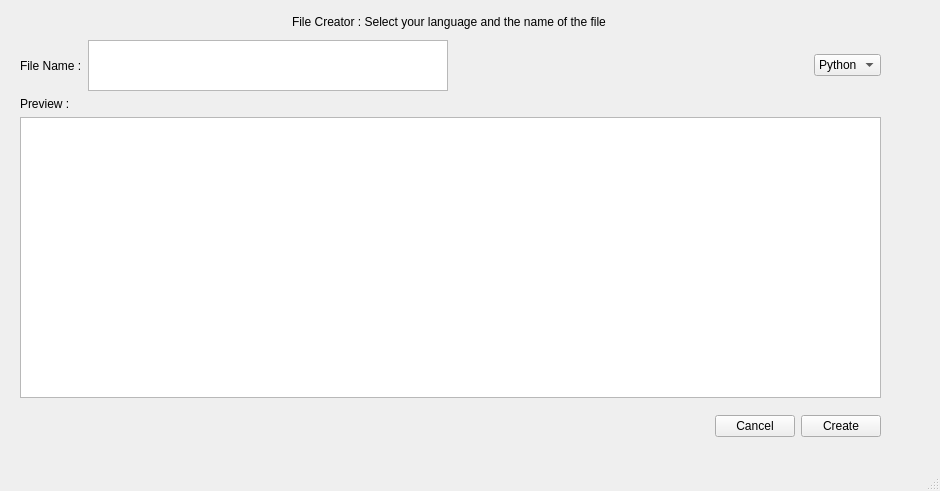
<?xml version="1.0" encoding="UTF-8"?>
<ui version="4.0">
 <class>MainWindow</class>
 <widget class="QMainWindow" name="MainWindow">
  <property name="geometry">
   <rect>
    <x>0</x>
    <y>0</y>
    <width>940</width>
    <height>491</height>
   </rect>
  </property>
  <property name="windowTitle">
   <string>MainWindow</string>
  </property>
  <widget class="QWidget" name="centralwidget">
   <widget class="QWidget" name="layoutWidget">
    <property name="geometry">
     <rect>
      <x>20</x>
      <y>410</y>
      <width>861</width>
      <height>32</height>
     </rect>
    </property>
    <layout class="QHBoxLayout" name="horizontalLayout_2">
     <item>
      <spacer name="horizontalSpacer_3">
       <property name="orientation">
        <enum>Qt::Horizontal</enum>
       </property>
       <property name="sizeHint" stdset="0">
        <size>
         <width>278</width>
         <height>20</height>
        </size>
       </property>
      </spacer>
     </item>
     <item>
      <widget class="QPushButton" name="button_cancel">
       <property name="text">
        <string>Cancel</string>
       </property>
      </widget>
     </item>
     <item>
      <widget class="QPushButton" name="button_createFile">
       <property name="text">
        <string>Create</string>
       </property>
      </widget>
     </item>
    </layout>
   </widget>
   <widget class="QWidget" name="layoutWidget">
    <property name="geometry">
     <rect>
      <x>13</x>
      <y>11</y>
      <width>871</width>
      <height>22</height>
     </rect>
    </property>
    <layout class="QHBoxLayout" name="horizontalLayout">
     <item>
      <spacer name="horizontalSpacer_2">
       <property name="orientation">
        <enum>Qt::Horizontal</enum>
       </property>
       <property name="sizeHint" stdset="0">
        <size>
         <width>78</width>
         <height>20</height>
        </size>
       </property>
      </spacer>
     </item>
     <item>
      <widget class="QLabel" name="label">
       <property name="text">
        <string>File Creator : Select your language and the name of the file</string>
       </property>
      </widget>
     </item>
     <item>
      <spacer name="horizontalSpacer">
       <property name="orientation">
        <enum>Qt::Horizontal</enum>
       </property>
       <property name="sizeHint" stdset="0">
        <size>
         <width>88</width>
         <height>20</height>
        </size>
       </property>
      </spacer>
     </item>
    </layout>
   </widget>
   <widget class="QWidget" name="layoutWidget">
    <property name="geometry">
     <rect>
      <x>20</x>
      <y>97</y>
      <width>861</width>
      <height>301</height>
     </rect>
    </property>
    <layout class="QVBoxLayout" name="verticalLayout">
     <item>
      <widget class="QLabel" name="label_PreviewText">
       <property name="text">
        <string>Preview : </string>
       </property>
      </widget>
     </item>
     <item>
      <widget class="QTextEdit" name="text_Preview"/>
     </item>
    </layout>
   </widget>
   <widget class="QWidget" name="layoutWidget">
    <property name="geometry">
     <rect>
      <x>20</x>
      <y>40</y>
      <width>861</width>
      <height>51</height>
     </rect>
    </property>
    <layout class="QHBoxLayout" name="horizontalLayout_3">
     <item>
      <widget class="QLabel" name="label_FileName">
       <property name="text">
        <string>File Name :</string>
       </property>
      </widget>
     </item>
     <item>
      <widget class="QTextEdit" name="text_filename"/>
     </item>
     <item>
      <spacer name="horizontalSpacer_4">
       <property name="orientation">
        <enum>Qt::Horizontal</enum>
       </property>
       <property name="sizeHint" stdset="0">
        <size>
         <width>17</width>
         <height>20</height>
        </size>
       </property>
      </spacer>
     </item>
     <item>
      <widget class="QComboBox" name="comboBox_language">
       <item>
        <property name="text">
         <string>Python</string>
        </property>
       </item>
       <item>
        <property name="text">
         <string>Java</string>
        </property>
       </item>
       <item>
        <property name="text">
         <string>Html</string>
        </property>
       </item>
      </widget>
     </item>
    </layout>
   </widget>
  </widget>
  <widget class="QMenuBar" name="menubar">
   <property name="geometry">
    <rect>
     <x>0</x>
     <y>0</y>
     <width>940</width>
     <height>22</height>
    </rect>
   </property>
  </widget>
  <widget class="QStatusBar" name="statusbar"/>
 </widget>
 <resources/>
 <connections/>
</ui>
